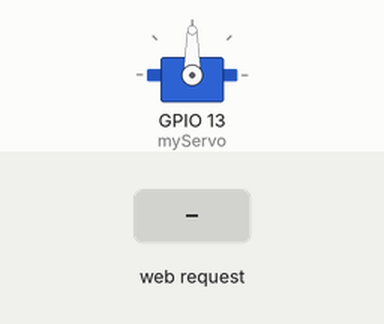
A sketch run on a simulated ESP32. On the bench: servo. Inputs (shaded band) come from the test bench. WiFi joins after 1.5 s; servers stay silent unless stated; what the sketch prints to the serial monitor is not drawn.

Above: at 2.7 s.
2.8 s: HTTP request GET /speed received
At 4.0 s:
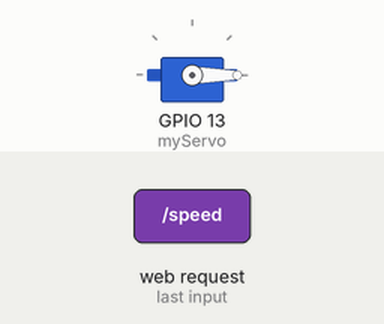
4.3 s: HTTP request GET /speed?value=120 received
At 5.1 s:
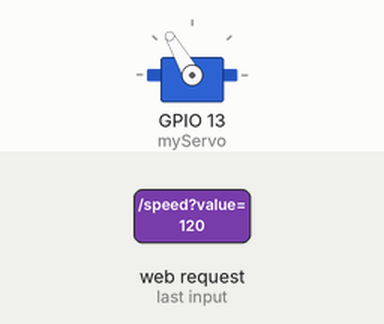
8.3 s: HTTP request GET /speed?value=0 received
At 9.4 s:
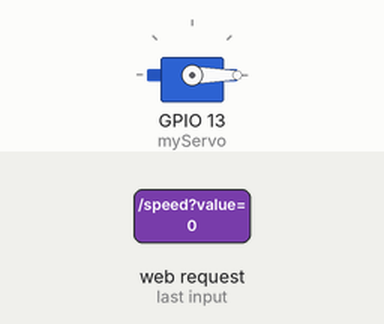
Timing chart, 0 to 11.3 s (numbered marks = the images above; inputs shaded):
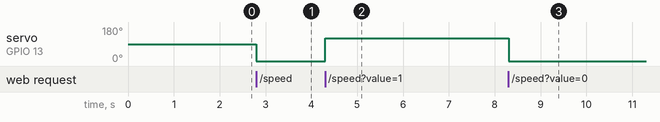

Measured:
- after the input at 2.8 s, servo on GPIO 13 (myServo): 90° → 0° at once
- after the input at 4.3 s, servo on GPIO 13 (myServo): 0° → 120° at once
- after the input at 8.3 s, servo on GPIO 13 (myServo): 120° → 0° at once

The sketch:

Slider_Servo_Web_Control.ino
```cpp
#include <ESP32Servo.h>
#include <WiFi.h>
#include <WebServer.h>
#include "sliderPage.h"

// WiFi credentials
String cmd = "", ssid = "realme 12+ 5G", pw = "";

WebServer server(80);              // Inisialisasi web server pada port 80
Servo myServo;

// Fungsi untuk mengirimkan tampilan HTML ke browser
void handleRoot() {
  server.send(200, "text/html", html);
}

// Fungsi untuk menerima input nilai dari slider di halaman web
void handleSpeed() {
  String value = server.arg("value"); // Menangkap parameter "value" dari request
  int speed = value.toInt();          // Mengubah tipe data string ke integer
  myServo.write(speed);               // Menggerakkan servo sesuai nilai slider
}


void setup() {
  myServo.attach(13);                 // Servo terhubung ke pin GPIO 13
  Serial.begin(9600);

  // Memulai koneksi ke jaringan WiFi
  WiFi.begin(ssid, pw);
  Serial.printf("\n\n\n\nConnecting to ");
  Serial.println(ssid);

  // Menunggu status koneksi hingga terhubung
  while (WiFi.status() != WL_CONNECTED) {
    Serial.print(".");
    delay(500);
  }

  Serial.printf("\nConnected!\n");

  // Pengaturan routing URL server
  server.on("/", handleRoot);         // Route halaman utama
  server.on("/speed", handleSpeed);   // Route untuk menerima data slider

  // Menjalankan server
  server.begin();
  Serial.println("Server ready");
}

void loop() {
  // Fitur debugging melalui Serial Monitor
  if (Serial.available()) {
    cmd = Serial.readString();
    cmd.trim();
    Serial.println(cmd);

    // Tekan "1" di Serial Monitor untuk cek status jaringan
    if (cmd == "1") {
      Serial.printf("\nWiFi status:\nSSID: ");
      Serial.println(WiFi.SSID());
      Serial.print("IP: ");
      Serial.println(WiFi.localIP());
      cmd = "";
    }
  }

  // Standby melayani request dari client/browser
  server.handleClient();
}
```

sliderPage.h
```cpp
String html = R"rawliteral(
<html>
    <head>
        <title>KONTROL SERVO</title>
        <style>
            body {
                background-color: rgb(0, 0, 35);
            }
            .header {
                font-family: Arial;
                font-weight: bold;
                font-style: italic;
                font-size: 30px;
                background-color: rgb(14, 14, 43);
                color: white;
                margin-top: 0;
            }

            .slider {
                display: flexbox;
                background-color: rgb(14, 14, 43);
                color: white;
                justify-content: center;
            }
        </style>
    </head>
    <body>
        <div class="header">
            <h1 align="center" style="margin-top: 0;">KONTROL SERVO</h1>
        </div>
        <div class="slider">
            <input type="range" min="0" max="180" value="90" id="speedSlider">
            &nbsp;
            <p id="speedValue">90</p>
        </div>
    </body>
    <script>
        let slider = document.getElementById("speedSlider");
        let output = document.getElementById("speedValue");
        slider.onchange = function() {
            output.innerHTML = this.value;
            fetch("/speed?value=" + this.value)
        }
    </script>
</html>
)rawliteral";
```
